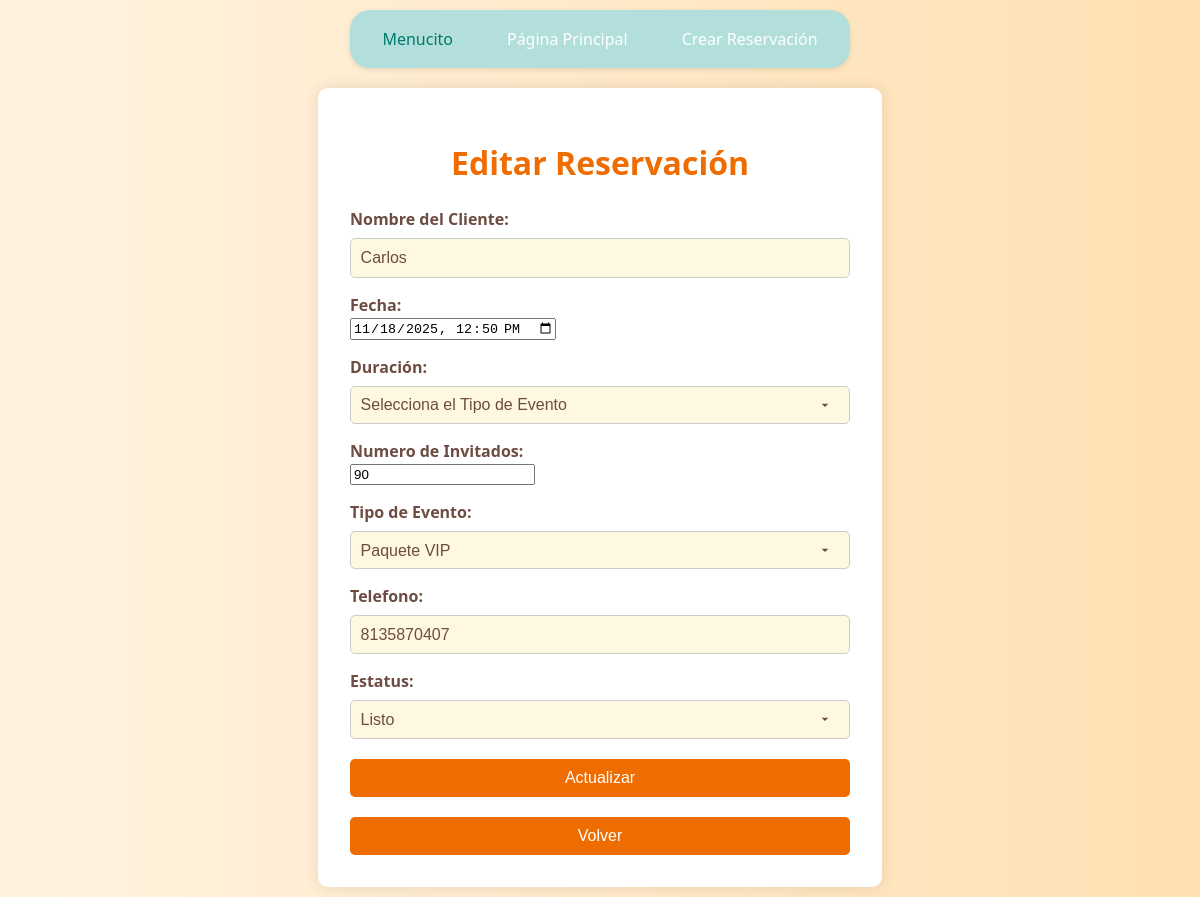
The page /editar/2/ on the database its author committed.
### app/models.py (models this page shows, shortened)
class RESERVACION(models.Model):
    nombre_cliente = models.CharField(max_length=100)
    fecha_evento = models.DateTimeField()
    duracion_horas = models.IntegerField(default=4)
    num_invitados = models.IntegerField()
    tipo_evento = models.CharField(max_length=50)
    telefono_contacto = models.CharField(max_length=15)
    estatus = models.CharField(max_length=20, default='Pendiente')

### app/views.py (the view, shortened to what this page needs)
# urls.py: path('editar/<int:id>/', views.editar_reservacion, name='editar'),
def editar_reservacion(request, id):
    reservacion = get_object_or_404(RESERVACION, id=id)
    return render(request, 'editar.html', {'reservacion': reservacion})

### app/templates/editar.html (shortened to what this page needs)
{% load static %}
<!DOCTYPE html>
<html lang="es">
<head>
    <link rel="stylesheet" href="{% static 'css/style2.css' %}">
</head>
<body>
    {% include 'menu.html' %}
    <div class="form-container">
        <h1>Editar Reservación</h1>
        <form method="post">
            <label for="txtNombre_Cliente">Nombre del Cliente:</label>
            <input type="text" id="txtNombre_Cliente" name="txtNombre_Cliente" value="{{reservacion.nombre_cliente}}" required pattern="[A-Za-z\s]+">
            <label for="txtFecha">Fecha:</label>
            <input type="datetime-local" id="txtFecha" name="txtFecha" value="{{reservacion.fecha_evento|date:'Y-m-d'}}T{{reservacion.fecha_evento|time:'H:i'}}" required>
            <label for="ddlDuracion">Duración:</label>
            <select name="ddlDuracion" required>
                <option value="">Selecciona el Tipo de Evento</option>
            </select><br>
            <label for="txtNum_Inv">Numero de Invitados:</label>
            <input type="number" id="txtNum_Inv" name="txtNum_Inv" value="{{reservacion.num_invitados}}" required pattern="[0-9]+ o \d+">
            <label for="ddlTipo_Evento">Tipo de Evento:</label>
            <select name="ddlTipo_Evento" required>
                <option value="Paquete VIP" {% if reservacion.tipo_evento == "Paquete VIP" %}selected{% endif %}>Paquete VIP</option>
            </select><br>
            <label for="txtTelefono_Contacto">Telefono:</label>
            <input type="text" id="txtTelefono_Contacto" name="txtTelefono_Contacto" value="{{reservacion.telefono_contacto}}" required pattern="^\d{10}$">
            <label for="ddlestatus">Estatus:</label>
            <select name="ddlestatus" required>
                <option value="Listo" {% if reservacion.estatus == "Listo" %}selected{% endif %}>Listo</option>
            </select><br>
            <button type="submit">Actualizar</button>
            <button><a href="{% url 'listar' %}" class="btn">Volver</a></button>
        </form>
    </div>
</body>
</html>

### app/static/css/style2.css (style rules this page uses)
body { font-family: 'Segoe UI', sans-serif; background: linear-gradient(to right, #fff3e0, #ffe0b2); display: flex; flex-direction: column; justify-content: center; align-items: center; min-height: 100vh; }
.form-container { background-color: white; padding: 2rem; border-radius: 10px; box-shadow: 0 0 15px rgba(0,0,0,0.1); width: 100%; max-width: 500px; margin: 10px auto; }
h1 { text-align: center; color: #ef6c00; margin-bottom: 1.5rem; }
label { display: block; margin-top: 1rem; font-weight: bold; color: #6d4c41; }
input[type="text"], textarea, select { width: 100%; padding: 0.6rem; margin-top: 0.5rem; border: 1px solid #ccc; border-radius: 5px; font-size: 1rem; background-color: #fff8e1; color: #6d4c41; box-sizing: border-box; }
select { appearance: none; background-repeat: no-repeat; background-position: right 1rem center; background-size: 1rem; }
button { display: block; width: 100%; padding: 0.6rem; margin-top: 1.3rem; background-color: #ef6c00; color: white; font-size: 1rem; text-align: center; border: none; border-radius: 5px; text-decoration: none; cursor: pointer; transition: background-color 0.3s ease; }
a.btn { color: white; text-decoration: none; }

### app/static/css/style3.css (style rules this page uses)
body { margin: 0; font-family: 'Segoe UI', sans-serif; background-color: #f9f9f9; }

### rows shown on the page
RESERVACION: txtNombre_Cliente "Carlos", txtFecha "11/18/2025 12:50", txtNum_Inv "90", ddlTipo_Evento "Paquete VIP", txtTelefono_Contacto "8135870407", ddlestatus "Listo"
